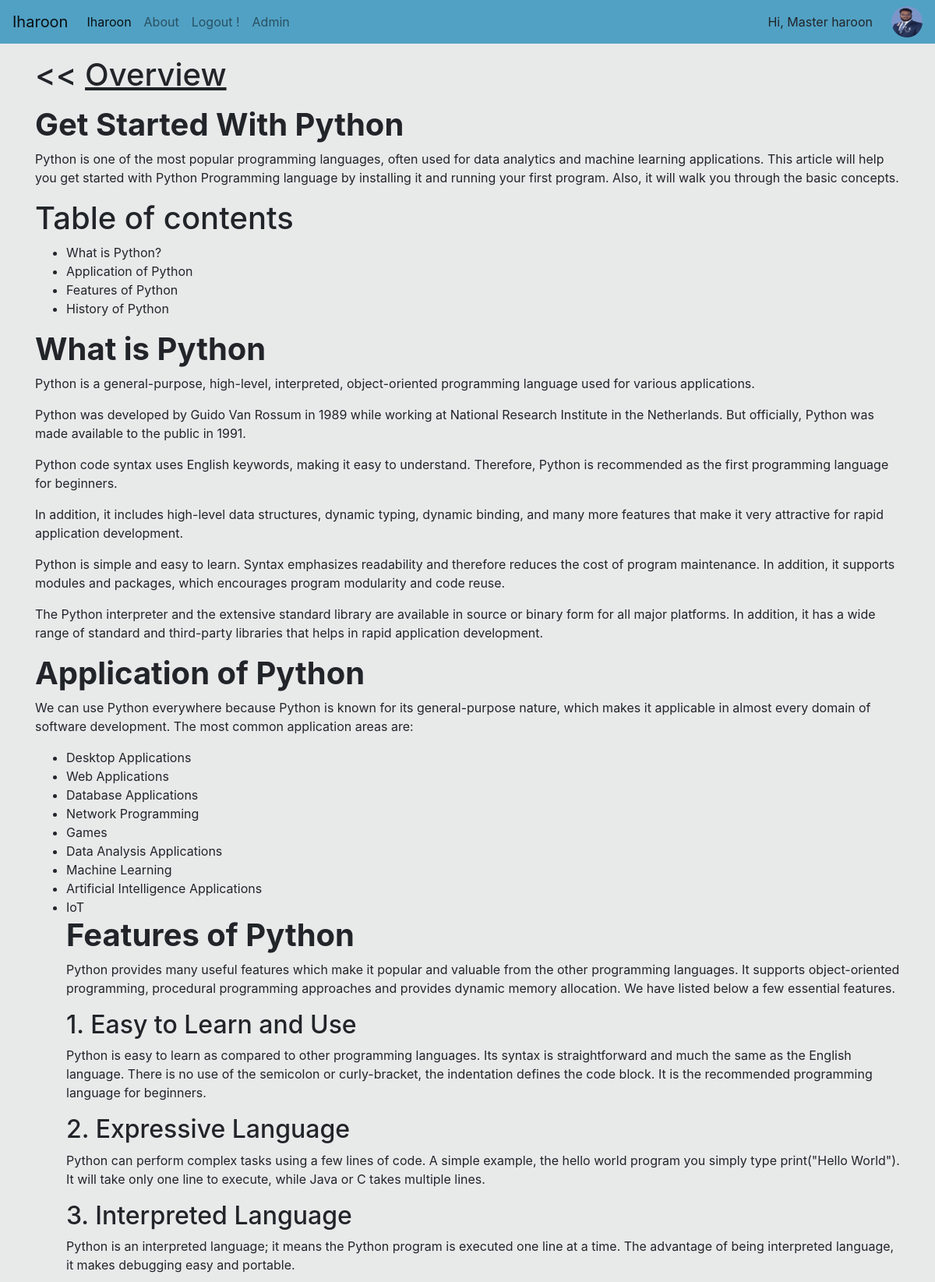
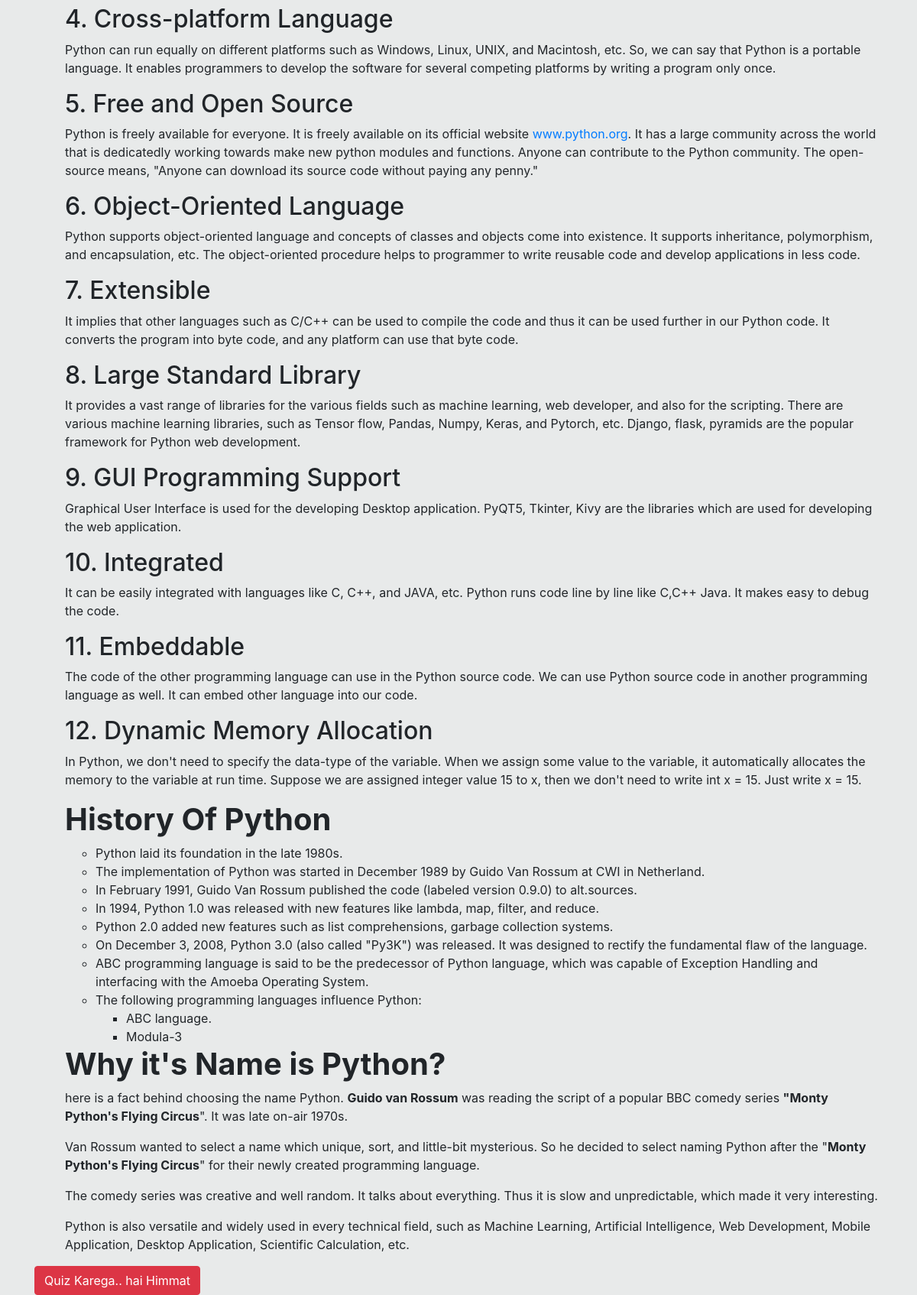
/subject/4/chapter/4/c/4 (signed in), run on the app's committed database (2 pictures, top to bottom).
### iharoonapp/models.py (models this page shows, shortened)
class Profile(models.Model):
    user = models.OneToOneField(User, on_delete=models.CASCADE)
    picture = models.ImageField(upload_to='profile_pics', blank=True, null=True)

class Chapter(models.Model):
    name=models.CharField(max_length=100)
    subject=models.ForeignKey(Subject, on_delete=models.CASCADE)
    content=HTMLField()

### iharoonapp/views.py (the view)
# urls.py: path("subject/<int:id>/chapter/<int:pk>/c/<int:dk>", views.content),
@login_required
def content (request,pk,id,dk):
    content = get_object_or_404(Chapter, id=dk)
    data=None
    try:
     data = get_object_or_404(Quiz, chapter=dk)
    except Http404:
     pass
    print(content.name)
    return render(request,"content.html",{"content1":content ,"data":data})

### templates/content.html
{% extends "base.html" %}
{%block body%}
<div class="container">
    <h1 class="my-3" onclick="history.back()"><< <u>{{content1.name}}</u> </h1>
{{content1.content|safe}}
<a href="/quiz/{{data.id}}"><button type="button" class="btn btn-danger">Quiz Karega..  hai Himmat</button></a>
</div>
{%endblock%}

### templates/header.html (shortened to what this page needs)
<nav class="navbar navbar-expand-lg navbar-light   a-bg">
    <a class="navbar-brand" href="/">Iharoon</a>
    <div class="collapse navbar-collapse" id="navbarNavDropdown">
      <ul class="navbar-nav">
        <li class="nav-item active">
          <a class="nav-link" href="/">Iharoon <span class="sr-only">(current)</span></a>
        </li>
        <li class="nav-item">
          <a class="nav-link" href="/about">About</a>
        </li>
        <li class="nav-item">
          <a class="nav-link" href="/accounts/logout">Logout !</a>
        </li>
        {% if user.is_staff%}
        <li class="nav-item">
          <a class="nav-link" href="/admin">Admin</a>
        </li>
        {% endif %}
      </ul>
    </div>
    <div class="float-right mx-4">Hi, Master {{user.username}}</div>
    {% if user.profile.picture %}
    <img src="{{ user.profile.picture.url }}" alt="..." class="rounded-circle" style="width:40px; height:40px">
    {% else %}
    <img src=" /media/profile_pics/Default_make_a_faceless_spy_1_pSdVxdQ.jpg" alt="..." class="rounded-circle" style="width:40px; height:40px">
    {% endif %}
  </nav>

### templates/base.html (style rules this page uses)
.c-bg { background-color: #e8eaea }
.a-bg { background-color:#51a1c4 }

### data on the page
Chapter: name "Overview", content "Get Started With Python Python is one of the most popular programming languages, often used for data analytics and machine learning applications. This article will help you get started with Python Programming language by installing it and running your first program. Also, it will walk you through the basic concepts. Table of contents What is Python? Application of Python Features of Python History of Python What is Python Python is a general-purpose, high-level, interpreted, object-oriented programming language used for various applications. Python was developed by Guido Van Rossum in 1989 while working at National Research Institute in the Netherlands. But officially, Python was made…"

### other printed values
{{ user.username }} "haroon"
